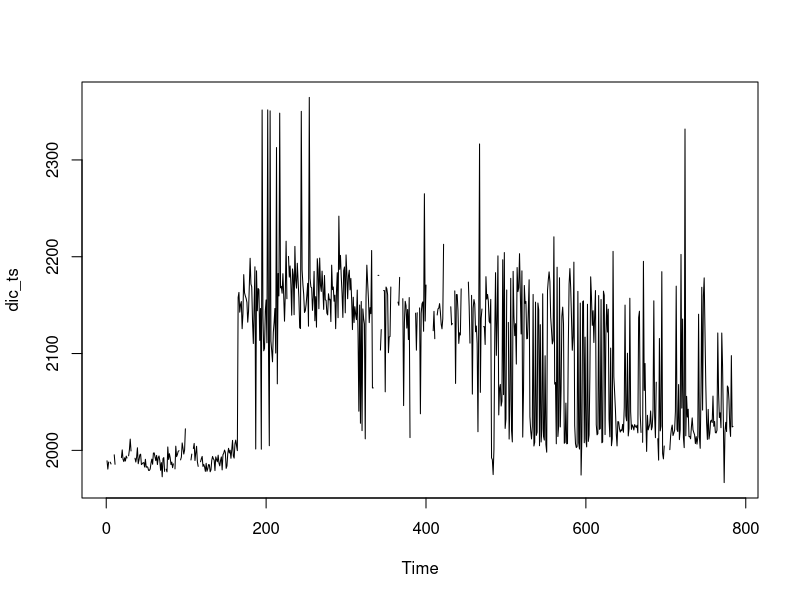
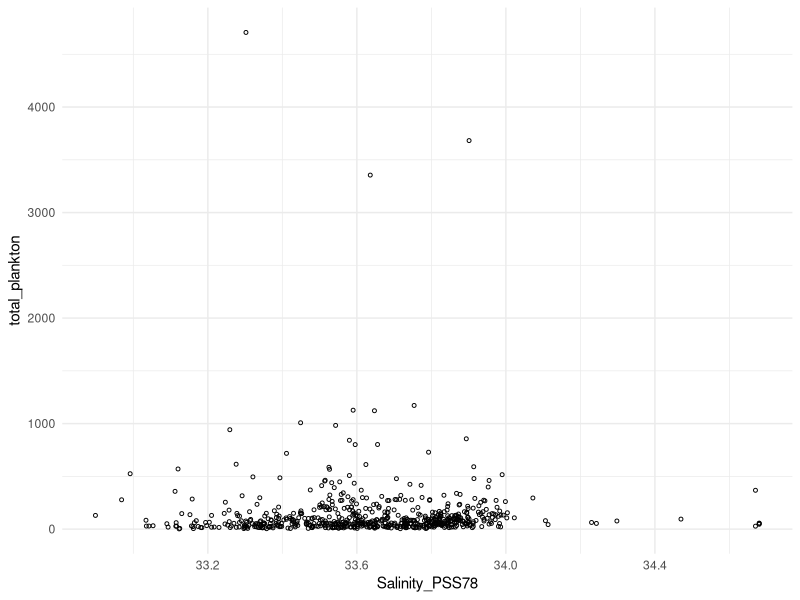
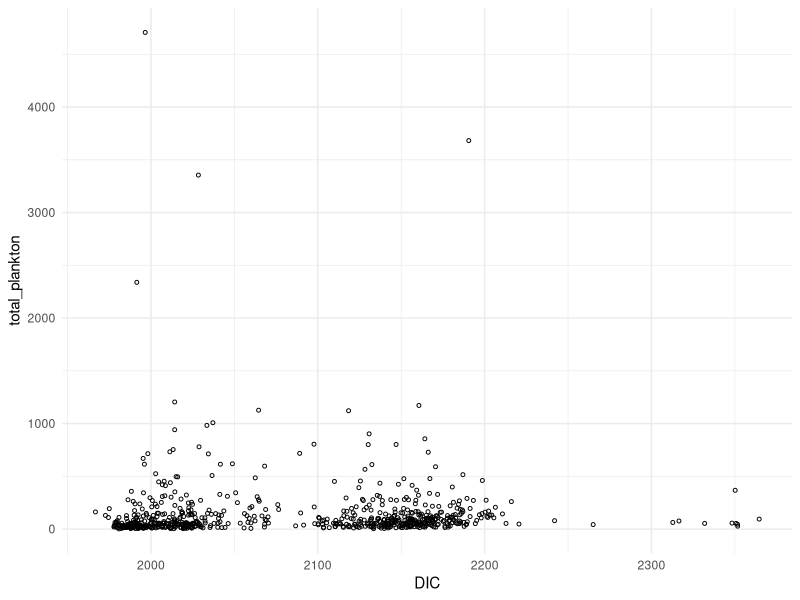
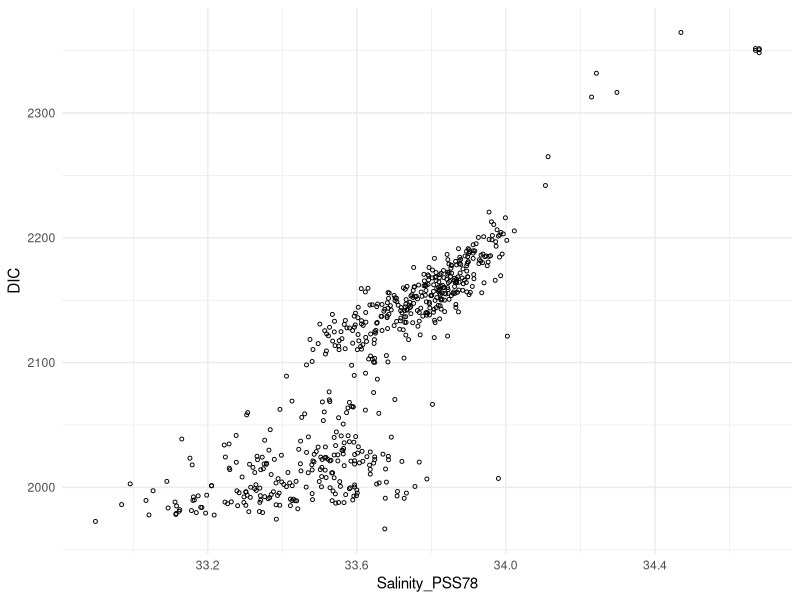

These figures' R source, in order:
## ---- chunk 1
library(ggplot2)
## ---- chunk 2
zoop <- read.csv('../data/merged_zoop_avg_monthly.csv')
head(zoop)
## ---- chunk 3
# Create date column
zoop$Date <- as.Date(with(zoop, sprintf('%d-%02d-01', Year_UTC, Month_UTC)))
## ---- chunk 4
dic_ts <- as.ts(zoop$DIC, zoop$Date)
plot.ts(dic_ts)
## ---- chunk 5
ggplot(data=zoop, aes(x=Salinity_PSS78, y=total_plankton)) + 
  geom_point(size=1, shape=1) +
  theme_minimal()
## ---- chunk 6
ggplot(data=zoop, aes(x=DIC, y=total_plankton)) + 
  geom_point(size=1, shape=1) +
  theme_minimal()
## ---- chunk 7
ggplot(data=zoop, aes(x=Salinity_PSS78, y=DIC)) + 
  geom_point(size=1, shape=1) +
  theme_minimal()
## ---- chunk 8

